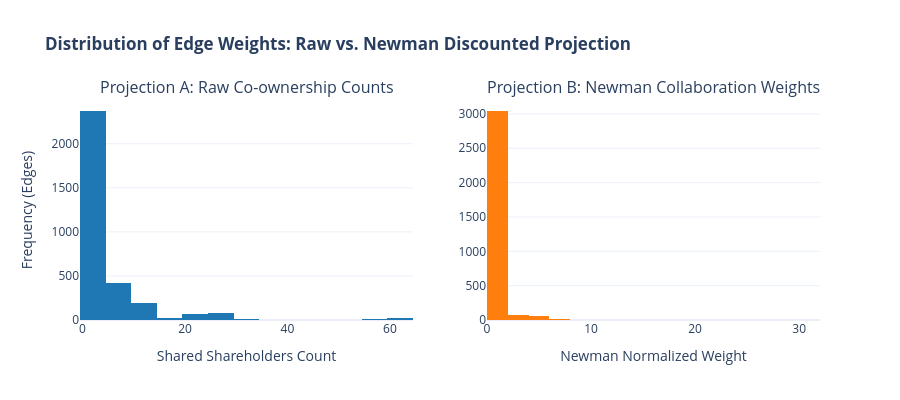

Notebook cell for this chart:
### Markdown cell above
### Edge Weight Distribution Comparison

Notice how Newman weighting reshapes edge strength: it dampens the influence of widespread institutional links while highlighting concentrated ties.

### Code cell
weights_raw = [d['weight'] for _, _, d in G_raw.edges(data=True)]
weights_newman = [d['weight'] for _, _, d in G_newman.edges(data=True)]

fig_weights = make_subplots(
    rows=1, cols=2,
    subplot_titles=("Projection A: Raw Co-ownership Counts", "Projection B: Newman Collaboration Weights")
)

fig_weights.add_trace(
    go.Histogram(x=weights_raw, nbinsx=20, marker_color='#1f77b4', name='Raw Count'),
    row=1, col=1
)
fig_weights.add_trace(
    go.Histogram(x=weights_newman, nbinsx=30, marker_color='#ff7f0e', name='Newman Weight'),
    row=1, col=2
)

fig_weights.update_layout(
    title_text="<b>Distribution of Edge Weights: Raw vs. Newman Discounted Projection</b>",
    template="plotly_white",
    showlegend=False,
    height=400
)
fig_weights.update_xaxes(title_text="Shared Shareholders Count", row=1, col=1)
fig_weights.update_xaxes(title_text="Newman Normalized Weight", row=1, col=2)
fig_weights.update_yaxes(title_text="Frequency (Edges)", row=1, col=1)
fig_weights.show()

### Figure 1 — Plotly figure (JSON) as saved in the notebook; plotly's stock layout.template omitted (floating-point values rounded to 4 significant figures; data arrays with more than 128 entries replaced by an {"elided": "..."} marker saying what was removed)
{"data": [{"marker": {"color": "#1f77b4"}, "name": "Raw Count", "nbinsx": 20, "type": "histogram", "x": {"elided": "3208 float values"}, "xaxis": "x", "yaxis": "y"}, {"marker": {"color": "#ff7f0e"}, "name": "Newman Weight", "nbinsx": 30, "type": "histogram", "x": {"elided": "3208 float values"}, "xaxis": "x2", "yaxis": "y2"}], "layout": {"annotations": [{"font": {"size": 16}, "showarrow": false, "text": "Projection A: Raw Co-ownership Counts", "x": 0.225, "xanchor": "center", "xref": "paper", "y": 1.0, "yanchor": "bottom", "yref": "paper"}, {"font": {"size": 16}, "showarrow": false, "text": "Projection B: Newman Collaboration Weights", "x": 0.775, "xanchor": "center", "xref": "paper", "y": 1.0, "yanchor": "bottom", "yref": "paper"}], "height": 400, "showlegend": false, "title": {"text": "<b>Distribution of Edge Weights: Raw vs. Newman Discounted Projection</b>"}, "xaxis": {"anchor": "y", "domain": [0.0, 0.45], "title": {"text": "Shared Shareholders Count"}}, "xaxis2": {"anchor": "y2", "domain": [0.55, 1.0], "title": {"text": "Newman Normalized Weight"}}, "yaxis": {"anchor": "x", "domain": [0.0, 1.0], "title": {"text": "Frequency (Edges)"}}, "yaxis2": {"anchor": "x2", "domain": [0.0, 1.0]}}}
